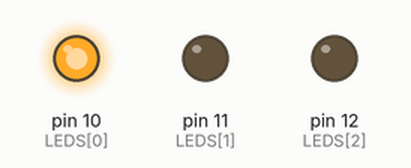
This sketch was run on a simulated Arduino Uno, built with avr-gcc and run on an emulated ATmega328P. On the bench: output pins drawn as LEDs (lit = HIGH).

Above: at 0.2 s.
At 1.2 s:
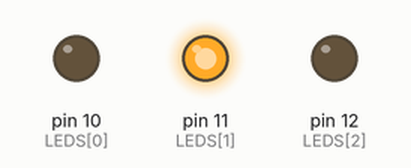
At 2.2 s:
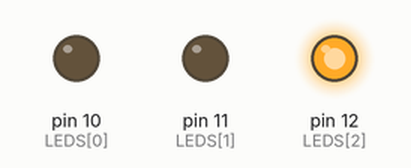
At 5.7 s:
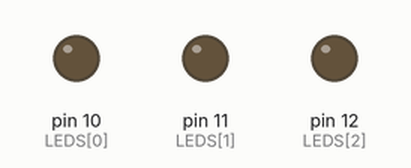
Timing chart, 0 to 6.9 s (numbered marks = the images above):
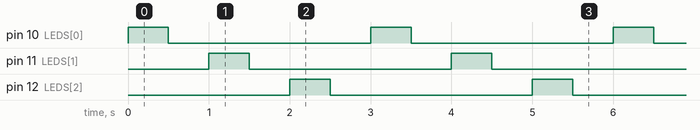

Measured:
- by itself, pin 10 (LEDS[0]), pin 11 (LEDS[1]), pin 12 (LEDS[2]): alternates HIGH for 0.50 s and LOW for 2.5 s
- by itself, everything shown: repeats every 3.0 s, in 6 steps

The sketch:

04.Digital_BlinkDelay_0.5_func.ino
```cpp
int LEDS[] = {10, 11, 12};
int count = 3;

void turnLed() {

  for(int i = 0; i < count; i ++) {
    digitalWrite(LEDS[i], HIGH);
    delay(500);
    digitalWrite(LEDS[i], LOW);
    delay(500);
  }
}

void setup() {
  // put your setup code here, to run once:
  for(int i = 0; i < count; i ++) {
      pinMode(LEDS[i], OUTPUT);
    }
}

void loop() {
  // put your main code here, to run repeatedly:

  turnLed();
}
```
